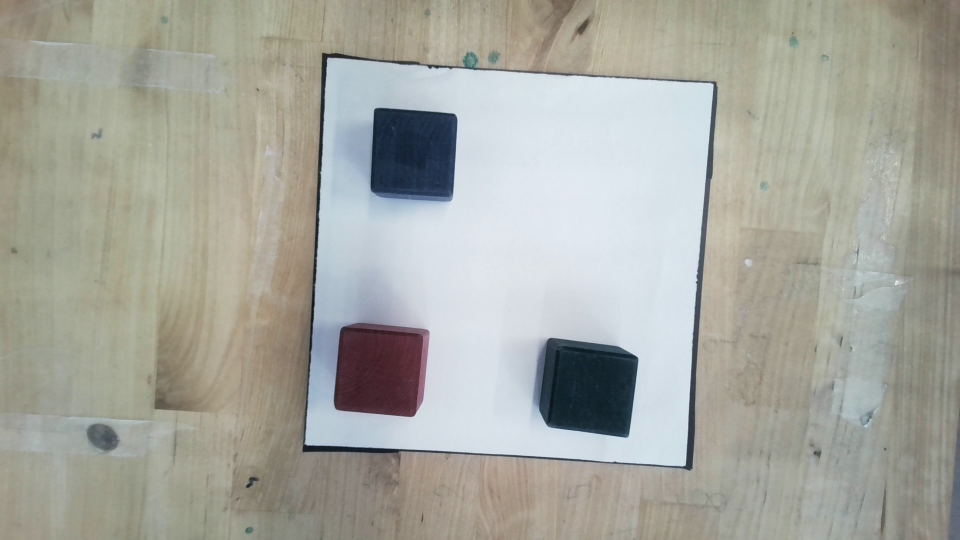
#> input picture A/Vision/img.png, 1920 x 1080 px, given in place of the camera (shown at 1/2 size); the run also reads 1 picture not shown here
$ python Object_Measurement.py
#> lines starting #> are read from the running program, lines starting #| are printed output that depends on the picture
### A/Vision/fsm.py
# CBL
import cv2 as cv
import numpy as np

class Shape:
    def __init__(self, name):
        self.name = name

    def nothing(x):  # definere nothing for at den kan blive ignoreret i cv.createTrackbar
        pass
    # funktionen tager et screenshot fra webcam og gemmer det ---- skal processerer det nu
    def takePicture(cam):
        cv.namedWindow("test")
        img_counter = 0
        print("Press Escape to close \nPress space to take a picture")
        while True:
            ret, frame = cam.read()
#> frame is the input picture: shape (1080, 1920, 3); mean B, G, R 159.4, 167.3, 166.5
            if not ret:
                print("failed to grab frame")
                break
            cv.imshow("test", frame)

            k = cv.waitKey(1)
#> (key q is pressed here)
            if k % 256 == 27:       # wait for ESC key to exit
                # ESC pressed
                print("Escape hit, closing...")
                break

            elif k % 256 == 32:     # wait for SPACE key to exit
                # SPACE pressed
                img_name = "image_{}.png".format(img_counter)
                cv.imwrite(img_name, frame)
                print("{} written!".format(img_name))
                # img_counter += 1   # hvis der skal tages flere billeder

        cam.release()
        cv.destroyAllWindows()

# ===================================================================================
# class Square(Shape):
#     def __init__(self, name, a, b):
#         super().__init__(name)
#         self.a = a
#         self.b = b
#         self.name = "square"
#
#
#     def getContours(img, cThr=[150, 175], show=False):
#         # Do some processing
#         gray = cv.cvtColor(img, cv.COLOR_BGR2GRAY)
#         blur = cv.GaussianBlur(gray, (5, 5), 1)
#         edges = cv.Canny(blur, cThr[0], cThr[1])  # plads 0 og 1
#         kernel = np.ones((5, 5))
#         dial = cv.dilate(edges, kernel, iterations=3)
#         erod = cv.erode(dial, kernel, iterations=2)
#
#         #count = erod.copy()
#
#         if show:
#             # Do some debugging
#             cv.imshow('Gray 1', gray)
#             cv.imshow('Blur 2', blur)
#             cv.imshow('Edges Canny 3', edges)
#             cv.imshow("Dialate 4", dial)
#             cv.imshow("Erode 5", erod)
#
#             cv.waitKey(0)
#
#
#
#
#     def area(self):
#         return self.a * self.b
#
#     def printName(self):
#         return self.name
#
#     def sumAreas(o1, o2):
#         print("Sum\t", (round(o1 + o2, 2)))
#
#
# class Circle(Shape):
#     def __init__(self, name, radius):
#         super().__init__(name)
#         self.radius = radius
#         self.name = "circle"
#
#     def circum(self):
#         return 3.14 * (self.radius + self.radius)
#
#     def getArea(self):
#         return 3.14 * self.radius * self.radius
#
#     def printName(self):
#         return self.name
#
#
# # square1 = Square("", 2, 4)
# # print(square1.printName(), "\t", square1.area())
# # circle1 = Circle("", 2)
# # print(circle1.printName(), "\t", circle1.getArea(), "\t", circle1.circum())
# sumAreas(square1.area(), circle1.getArea())

### A/Vision/custommodule.py
import cv2 as cv
import numpy as np

# getContours funktionen
def getContours(img, cThr=[100, 175], showCanny=False, cannyResize=False, minArea = 1000, filter=0, draw = False):
#> called with showCanny = False, cannyResize = True, minArea = 5000, filter = 4, draw = True
    imgGray = cv.cvtColor(img, cv.COLOR_BGR2GRAY) # Inputbilledet laves til grayscale
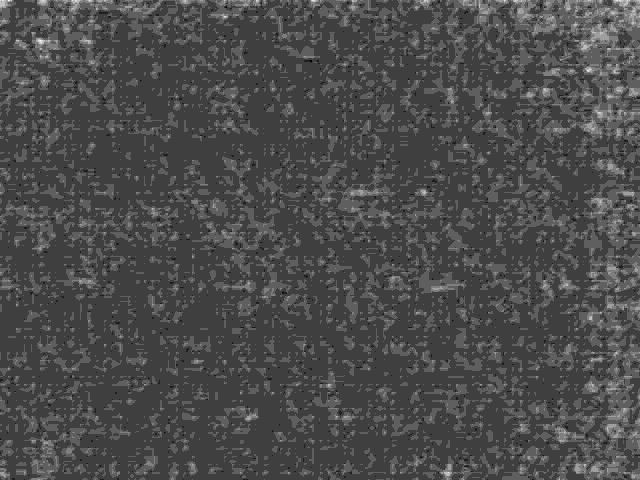
#> imgGray: shape (480, 640); min 14, max 22, mean 16.4; drawn with min black and max white
    imgBlur = cv.GaussianBlur(imgGray, (5, 5), 1) # Billedet blurres for at fjerne støj - Det grå billede bruges # kernelstørrelsen er 5*5 # sigmaX er en afvigelse på x-aksen så matrixen starter én pixel inde på x-aksen, ellers er det måske talrækken i matrixen som bliver 1?? # sigmaY er standard samme som sigmaX
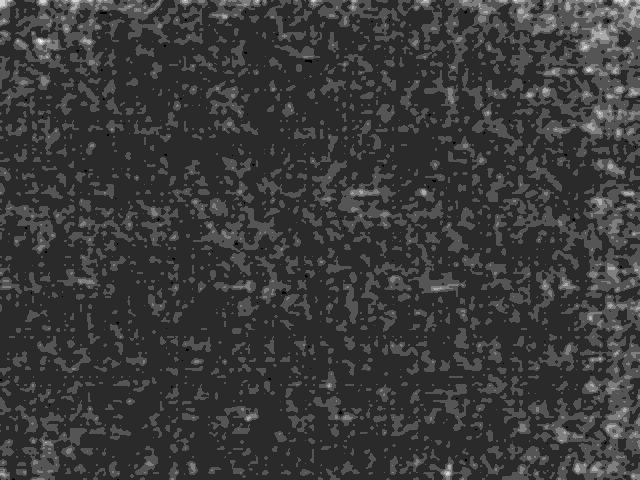
#> imgBlur: shape (480, 640); min 15, max 21, mean 16.4; drawn with min black and max white
    imgCanny_Original = cv.Canny(imgBlur, cThr[0], cThr[1]) # Kanterne detekteres - Tager blurred billede som input - Threshold er standard [100,100], men kan ændres af brugeren # Threshold er hvor stor en forskel der skal være på to pixels før den skal reagere på det som en kant.
#> imgCanny_Original: shape (480, 640); every value is 0
    imgCanny_Resized = cv.resize(imgCanny_Original.copy(),(0, 0), None, 0.4, 0.4) # Billedet skaleres ned så hele billedet kan ses - Input er canny billedet -
#> imgCanny_Resized: shape (192, 256); every value is 0
    kernel = np.ones((5,5)) # Laver en matrix med 5*5 rækker af 1-taller - bruges i dilate
    imgDial = cv.dilate(imgCanny_Original, kernel, iterations=3) # Kanterne forstørres i forhold til den mørke baggrund
    imgThres = cv.erode(imgDial, kernel, iterations=2) # Kanterne formindskes igen

    if showCanny: cv.imshow('Canny', imgCanny_Original)
    if cannyResize: cv.imshow('Resized Canny', imgThres)

    contours, hierarchy = cv.findContours(imgThres,cv.RETR_EXTERNAL,cv.CHAIN_APPROX_SIMPLE) # Konturerne findes - RETR_EXTERNAL finder de ydre kanter - De fundne konturer gemmes i contours
#> contours = []

    finalContours = [] # En tom liste hvor de færdige og ønskede konturer gemmes
    for i in contours: # Der loopes gennem konturerne i contours for at finde og tegne dem
        area = cv.contourArea(i) # contourArea finder arealet i konturerne "i"


        if area > minArea: # Hvis arealet er større end minArea som standard er 1000 fortsætter processeringen af konturen
            epsilon = cv.arcLength(i,True) # arcLength finder længden på konturen - (selve længden på konturlinjen i pixels) - True betyder at det kun skal være lukkede konturer
            approx = cv.approxPolyDP(i,0.02*epsilon,True) # approxPolyDP tilretter konturlinjen og finder hjørnepunkter - 0.02 er procent ## Skal måske rodes lidt med ##
            # print("Approx", approx)
            bbox = cv.boundingRect(approx) # Der tegnes firkanter om de detekterede konturer

            if filter > 0: # filter er standard 0 - Kan ændres hvis
                if len(approx) == filter:
                    finalContours.append([len(approx),area,approx,bbox,i]) # De ønskede værdier gemmes i listen - [Længden på den tilrettede kontur, arealet i konturen, punkterne i den tilrettede kontur, kontur[i]]
            else:
                finalContours.append([len(approx),area,approx,bbox,i])
#> this loop made 0 passes
#> after the loop, finalContours = []

    finalContours = sorted(finalContours,key= lambda x:x[1], reverse=True) # Den største kontur i finalContours findes - (listen, key = Hvad der skal sorteres efter - Lambda bruges til at pege på "area" i listen, Reversed = Sorterer fra størst til mindst)

    print("FinalContours", finalContours)
#| FinalContours []

    if draw:
        for con in finalContours:
            cv.drawContours(img,con[4],-1,(0,0,255),7) # Konturerne tegnes på billedet - (billedet, plads nr. 4 i finalContours, farve på konturlinjen, tykkelse på linjen)
            print("Con4",con[4])
    return img, finalContours

# [26 lines left out: functions reorder, warpImg, not called in this run]

def findDis(pts1, pts2): # pts1 er x1,y1 og pts2 er x2,y2
    return ((pts2[0]-pts1[0])**2 + (pts2[1]-pts1[1])**2)**0.5 # Pythagoras bruges til at beregne hypotenusen(den ønskede længde) # x2-x1^2 + y2-y2^2 / 0.5 finder hypotenusen

### A/Vision/Object_Measurement.py
# Prøv hjørnedetekteringen fra corner detection PDF

from __future__ import print_function
import cv2 as cv
import numpy as np
import custommodule as cm
import fsm
from matplotlib import pyplot as plt

webcam = True # Tænd og sluk for kameraet - Er kameraet slukket, vil processeringen foregå med billedet i path
cap = cv.VideoCapture(0, cv.CAP_DSHOW) # Forbind til webcamet - cv.CAP_DSHOW starter kameraet hurtigere
fsm.Shape.takePicture(cap) # Funktionen tager cap som input og når der trykkes "space", tages der et stillbillede som gemmes i Visionmappen. Trykkes der escape starter processeringen af stillbilledet.
path = 'c:\\Users\\Pc\\PycharmProjects\\Ur_robot_3B\\A\\Vision\\image_20.png' # Stillbilledet fra webcamet gemmes i path

# cap.set's første position refererer til et ID på en parameter der kan ændres
cap.set(10,160) # Position 10 er Lysstyrke (brightness) - TÆNKER IKKE DET ER RELEVANT!!!!??
cap.set(3,1920) # Position 3 er Bredde
cap.set(4,1080) # Position 4 er Højde

scale = 3 # Bruges til at lave det færdige A4-vindue(arbejdsområdet) 3 gange større - Ellers ville det være 200*200 pixels
wP = 200 *scale # Bredden på A4-papiret(arbejdsområdet)
hP = 200 *scale # Højden på A4-papiret(arbejdsområdet)


#### While loop ####
while True:

    img = cv.imread(path) # Billedet i path gemmes i "img"

    # img = cv.resize(img, (0,0),None,0.5,0.5) # Skalerer img til halv størrelse


    # Find A4-arket
    img, conts = cm.getContours(img, minArea=5000, cannyResize= True, filter=4, draw=True) # Funktionens færdigprocesserede billede returneres til "img". - finalContours returneres til "conts". - minArea sættes til 5000 for kun at detektere store objekter på billedet - filter sættes til 4 for kun at få objekter med over 4 hjørner.
#> conts = []

    if len(conts) != 0:
        biggest = conts[0][2] # Plads [0] peger på den største kontur i listen "approx". - Plads[2] peger på listen "approx" i finalContours
        imgWarp = cm.warpImg(img, biggest, wP, hP) # imgWarp

        # Find objekter
        img2, conts2 = cm.getContours(imgWarp, minArea=2000, filter=4, cThr=[50,50], showCanny=True, draw=False, findCenter=True) # minArea er standard 2000
        # Hjørnerne af de fundne objekter i arbejdsområdet, bruges til at måle højden og bredden på objektet


        if len(conts2) != 0: # tjekker at der er fundet konturer
            for obj in conts2: # Der arbejdes med hvert objekt der detekteres
                cv.polylines(img2, [obj[2]], True,(0,255,0), 2) # Polylines tegner en kant om objektet # obj[2] indeholder punkterne
                nPoints = cm.reorder(obj[2]) # punkterne sættes i korrekt rækkefølge

                nW = round((cm.findDis(nPoints[0][0]//scale,nPoints[1][0]//scale)/10),3) # afstanden mellem 0,0 [0][0] og w,0 [1][0] . # antallet af pixels divideres med scale for at få de korrekte mål # Outputtet ville blive i mm, men ved at dividere med 10 bliver det i cm. # Round gør at det kun bliver tal med ét decimal round("-",1). #
                nH = round((cm.findDis(nPoints[0][0]//scale,nPoints[2][0]//scale)/10),3) # afstanden mellem 0,0 [0][0] og h,0 [2][0] . # antallet af pixels divideres med scale for at få de korrekte mål # Outputtet ville blive i mm, men ved at dividere med 10 bliver det i cm. # Round gør at det kun bliver tal med ét decimal round("-",1). #
                cv.arrowedLine(img2, (nPoints[0][0][0], nPoints[0][0][1]), (nPoints[1][0][0], nPoints[1][0][1]),
                               (255, 0, 255), 3, 8, 0, 0.05) # arrowLine tegner en pil mellem punkterne # [0][0][0] = 235(x), [0][0][1] = 202(y), [1][0][0] = 358(x), [1][0][1] = 202(y)
                cv.arrowedLine(img2, (nPoints[0][0][0], nPoints[0][0][1]), (nPoints[2][0][0], nPoints[2][0][1]),
                               (255, 0, 255), 3, 8, 0, 0.05) # arrowLine tegner en pil mellem punkterne # [0][0][0] = 235(x), [0][0][1] = 202(y), [2][0][0] = 233(x), [2][0][1] = 323(y)
                x, y, w, h = obj[3]
                cv.putText(img2, '{}cm'.format(nW), (x + 30, y - 10), cv.FONT_HERSHEY_COMPLEX_SMALL, 1,
                           (255, 0, 255), 1)
                cv.putText(img2, '{}cm'.format(nH), (x - 70, y + h // 2), cv.FONT_HERSHEY_COMPLEX_SMALL, 1,
                           (255, 0, 255), 1)


        cv.imshow("A4", img2)


    img = cv.resize(img,(0,0),None, 0.4, 0.4)
#> img: shape (192, 256, 3)

    cv.imshow("Original", img)

    plt.subplot(1, 1, 1)
#> (the run stopped early here; a loop or call above may not have finished)
